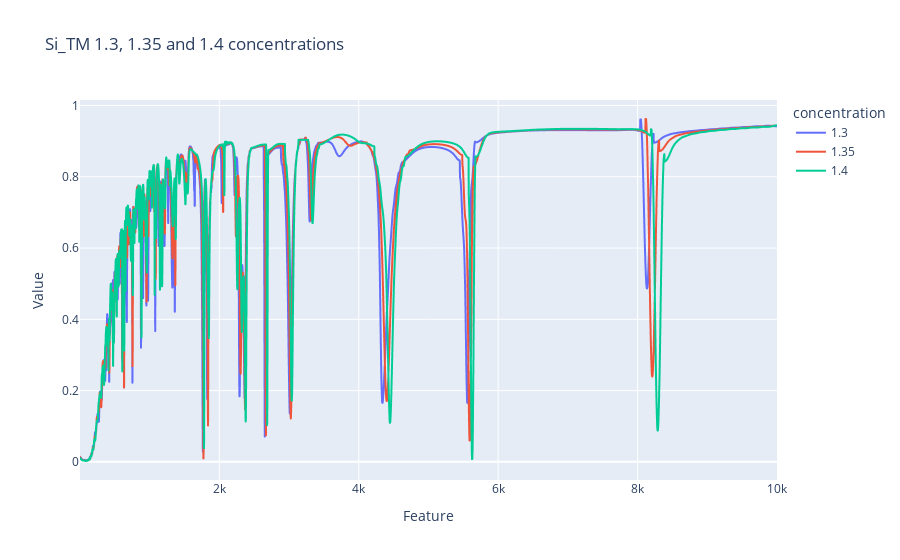

Here is the notebook cell this chart was saved with:
### Markdown cell above
So comparing the above 2 plots, I can identify that the linear trend for the Ti dataset can be observed since there is no global peak shifts. Furthermore, the region between feature 4500 and 6500 is relatively stable and one of the concentrations is always on top which makes the linear trend cleaner.

### Code cell
Si_TM_1_3 = all_data["Si_TM"].iloc[0, :-1].values
Si_TM_1_3_df = pd.DataFrame({"value": Si_TM_1_3,"feature": list(range(1, len(Si_TM_1_3) + 1)),"concentration": [1.3]*len(Si_TM_1_3)})
Si_TM_1_35 = all_data["Si_TM"].iloc[50, :-1].values
Si_TM_1_35_df = pd.DataFrame({"value": Si_TM_1_35,"feature": list(range(1, len(Si_TM_1_35) + 1)),"concentration": [1.35]*len(Si_TM_1_35)})
Si_TM_1_4 = all_data["Si_TM"].iloc[100, :-1].values
Si_TM_1_4_df = pd.DataFrame({"value": Si_TM_1_4,"feature": list(range(1, len(Si_TM_1_4) + 1)),"concentration": [1.4]*len(Si_TM_1_4)})
combined_df = pd.concat([Si_TM_1_3_df, Si_TM_1_35_df, Si_TM_1_4_df], axis=0)

# build a line plot in plotly for the 3 concentrations
my_plot = px.line(combined_df, x="feature", y="value", color="concentration", title="Si_TM 1.3, 1.35 and 1.4 concentrations", labels={"feature": "Feature", "value": "Value"})
my_plot.show()

### Figure 1 — Plotly figure (JSON) as saved in the notebook; plotly's stock layout.template omitted (floating-point values rounded to 4 significant figures; data arrays with more than 128 entries replaced by an {"elided": "..."} marker saying what was removed)
{"data": [{"hovertemplate": "concentration=1.3<br>Feature=%{x}<br>Value=%{y}<extra></extra>", "legendgroup": "1.3", "line": {"color": "#636efa", "dash": "solid"}, "marker": {"symbol": "circle"}, "mode": "lines", "name": "1.3", "showlegend": true, "type": "scattergl", "x": {"elided": "10000 int values"}, "xaxis": "x", "y": {"elided": "10000 float values"}, "yaxis": "y"}, {"hovertemplate": "concentration=1.35<br>Feature=%{x}<br>Value=%{y}<extra></extra>", "legendgroup": "1.35", "line": {"color": "#EF553B", "dash": "solid"}, "marker": {"symbol": "circle"}, "mode": "lines", "name": "1.35", "showlegend": true, "type": "scattergl", "x": {"elided": "10000 int values"}, "xaxis": "x", "y": {"elided": "10000 float values"}, "yaxis": "y"}, {"hovertemplate": "concentration=1.4<br>Feature=%{x}<br>Value=%{y}<extra></extra>", "legendgroup": "1.4", "line": {"color": "#00cc96", "dash": "solid"}, "marker": {"symbol": "circle"}, "mode": "lines", "name": "1.4", "showlegend": true, "type": "scattergl", "x": {"elided": "10000 int values"}, "xaxis": "x", "y": {"elided": "10000 float values"}, "yaxis": "y"}], "layout": {"legend": {"title": {"text": "concentration"}, "tracegroupgap": 0}, "title": {"text": "Si_TM 1.3, 1.35 and 1.4 concentrations"}, "xaxis": {"anchor": "y", "domain": [0, 1], "title": {"text": "Feature"}}, "yaxis": {"anchor": "x", "domain": [0, 1], "title": {"text": "Value"}}}}
